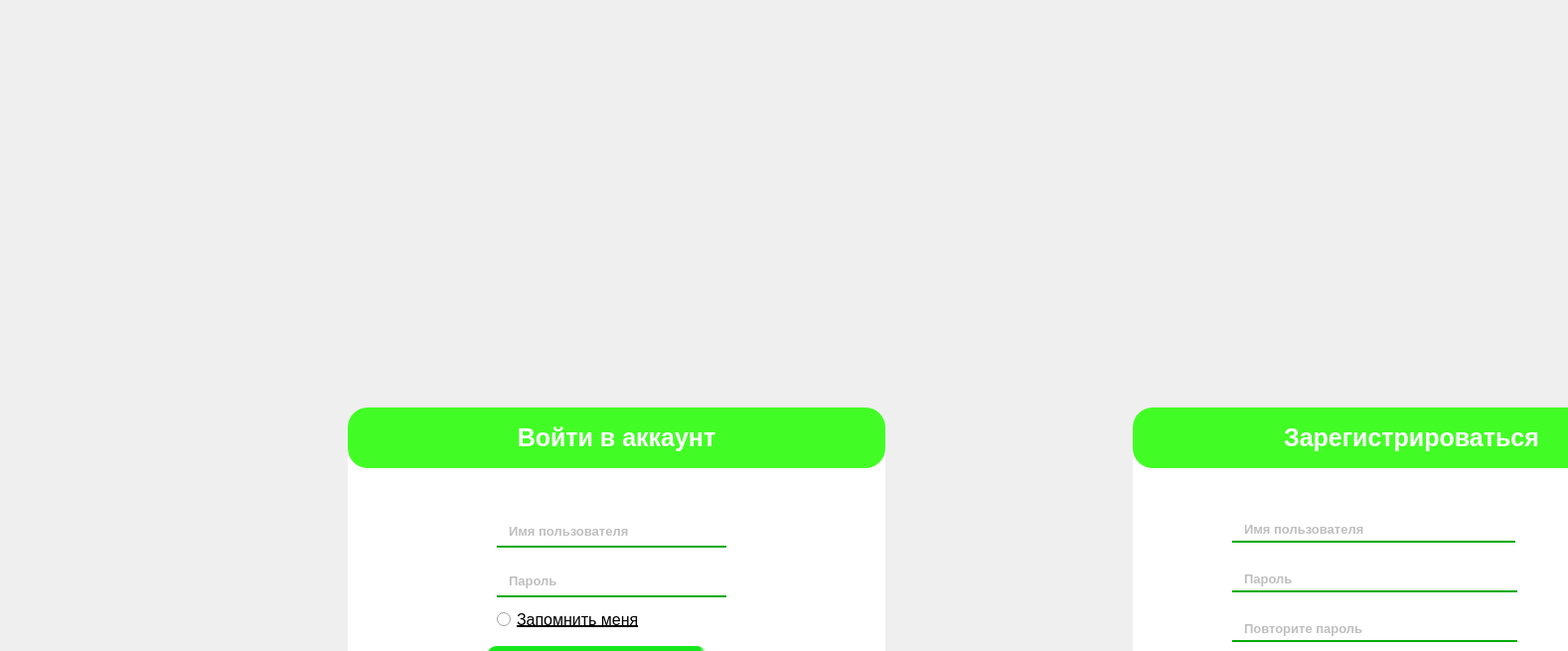
<?xml version="1.0" encoding="UTF-8"?>
<ui version="4.0">
 <class>Login</class>
 <widget class="QWidget" name="Login">
  <property name="geometry">
   <rect>
    <x>0</x>
    <y>0</y>
    <width>1578</width>
    <height>655</height>
   </rect>
  </property>
  <property name="windowTitle">
   <string>Form</string>
  </property>
  <property name="styleSheet">
   <string notr="true"/>
  </property>
  <widget class="QLabel" name="label_3">
   <property name="geometry">
    <rect>
     <x>350</x>
     <y>410</y>
     <width>541</width>
     <height>371</height>
    </rect>
   </property>
   <property name="styleSheet">
    <string notr="true">background-color: white;
border-radius: 22px</string>
   </property>
   <property name="text">
    <string/>
   </property>
  </widget>
  <widget class="QWidget" name="">
   <property name="geometry">
    <rect>
     <x>0</x>
     <y>460</y>
     <width>289</width>
     <height>153</height>
    </rect>
   </property>
   <layout class="QVBoxLayout" name="verticalLayout_2">
    <item>
     <layout class="QVBoxLayout" name="verticalLayout_3"/>
    </item>
   </layout>
  </widget>
  <widget class="QLabel" name="label">
   <property name="geometry">
    <rect>
     <x>350</x>
     <y>410</y>
     <width>541</width>
     <height>61</height>
    </rect>
   </property>
   <property name="styleSheet">
    <string notr="true">background-color: rgb(66, 253, 37);
border-radius: 20px;</string>
   </property>
   <property name="text">
    <string/>
   </property>
  </widget>
  <widget class="QRadioButton" name="aut">
   <property name="geometry">
    <rect>
     <x>500</x>
     <y>610</y>
     <width>161</width>
     <height>26</height>
    </rect>
   </property>
   <property name="layoutDirection">
    <enum>Qt::LeftToRight</enum>
   </property>
   <property name="styleSheet">
    <string notr="true">QRadioButton {
	font-size: 16px;
	color: black;
	text-decoration: underline;
}</string>
   </property>
   <property name="text">
    <string>Запомнить меня</string>
   </property>
  </widget>
  <widget class="QLabel" name="label_5">
   <property name="geometry">
    <rect>
     <x>510</x>
     <y>420</y>
     <width>221</width>
     <height>41</height>
    </rect>
   </property>
   <property name="styleSheet">
    <string notr="true">font-size: 25px;
font: bold;
color: white;</string>
   </property>
   <property name="text">
    <string>Войти в аккаунт</string>
   </property>
   <property name="alignment">
    <set>Qt::AlignCenter</set>
   </property>
  </widget>
  <widget class="QLineEdit" name="logName">
   <property name="geometry">
    <rect>
     <x>500</x>
     <y>520</y>
     <width>231</width>
     <height>31</height>
    </rect>
   </property>
   <property name="font">
    <font>
     <pointsize>10</pointsize>
     <bold>true</bold>
    </font>
   </property>
   <property name="styleSheet">
    <string notr="true">QLineEdit {
	color: grey;
	border: 0px;
	border-bottom: 2px solid rgb(0, 170, 0);
	padding-left: 10px;	
	
}</string>
   </property>
   <property name="text">
    <string/>
   </property>
   <property name="placeholderText">
    <string>Имя пользователя</string>
   </property>
  </widget>
  <widget class="QLineEdit" name="logPswd">
   <property name="geometry">
    <rect>
     <x>500</x>
     <y>570</y>
     <width>231</width>
     <height>31</height>
    </rect>
   </property>
   <property name="font">
    <font>
     <pointsize>10</pointsize>
     <bold>true</bold>
    </font>
   </property>
   <property name="styleSheet">
    <string notr="true">QLineEdit {
	color: grey;	
	border: 0px;
	border-bottom: 2px solid rgb(0, 170, 0);
	padding-left: 10px;	
	
}</string>
   </property>
   <property name="text">
    <string/>
   </property>
   <property name="placeholderText">
    <string>Пароль</string>
   </property>
  </widget>
  <widget class="QPushButton" name="logButton">
   <property name="geometry">
    <rect>
     <x>490</x>
     <y>650</y>
     <width>221</width>
     <height>31</height>
    </rect>
   </property>
   <property name="font">
    <font>
     <pointsize>-1</pointsize>
     <italic>false</italic>
     <bold>true</bold>
    </font>
   </property>
   <property name="styleSheet">
    <string notr="true">QPushButton {
	background-color: qlineargradient(spread:pad, x1:0.970308, y1:1, x2:1, y2:1, stop:0 rgba(22, 231, 29, 255), stop:1 rgba(255, 255, 255, 255));
	font-size: 20px;
	color: white;
	border-radius: 10px;
}</string>
   </property>
   <property name="text">
    <string>Войти</string>
   </property>
  </widget>
  <widget class="QPushButton" name="guestButton">
   <property name="geometry">
    <rect>
     <x>490</x>
     <y>700</y>
     <width>221</width>
     <height>31</height>
    </rect>
   </property>
   <property name="font">
    <font>
     <pointsize>-1</pointsize>
     <bold>true</bold>
    </font>
   </property>
   <property name="styleSheet">
    <string notr="true">QPushButton {
	background-color: qlineargradient(spread:pad, x1:0.970308, y1:1, x2:1, y2:1, stop:0 rgba(22, 231, 29, 255), stop:1 rgba(255, 255, 255, 255));
	font-size: 20px;
	color: white;
	border-radius: 10px;
}</string>
   </property>
   <property name="text">
    <string>Играть за гостя</string>
   </property>
  </widget>
  <widget class="QLabel" name="label_2">
   <property name="geometry">
    <rect>
     <x>1140</x>
     <y>410</y>
     <width>541</width>
     <height>371</height>
    </rect>
   </property>
   <property name="styleSheet">
    <string notr="true">background-color: white;
border-radius: 22px</string>
   </property>
   <property name="text">
    <string/>
   </property>
  </widget>
  <widget class="QLabel" name="label_4">
   <property name="geometry">
    <rect>
     <x>1140</x>
     <y>410</y>
     <width>541</width>
     <height>61</height>
    </rect>
   </property>
   <property name="styleSheet">
    <string notr="true">background-color: rgb(66, 253, 37);
border-radius: 20px;</string>
   </property>
   <property name="text">
    <string/>
   </property>
  </widget>
  <widget class="QLabel" name="label_6">
   <property name="geometry">
    <rect>
     <x>1270</x>
     <y>420</y>
     <width>301</width>
     <height>41</height>
    </rect>
   </property>
   <property name="styleSheet">
    <string notr="true">font-size: 25px;
font: bold;
color: white;</string>
   </property>
   <property name="text">
    <string>Зарегистрироваться</string>
   </property>
   <property name="alignment">
    <set>Qt::AlignCenter</set>
   </property>
  </widget>
  <widget class="QLineEdit" name="regPswd1">
   <property name="geometry">
    <rect>
     <x>1240</x>
     <y>570</y>
     <width>287</width>
     <height>26</height>
    </rect>
   </property>
   <property name="font">
    <font>
     <pointsize>10</pointsize>
     <bold>true</bold>
    </font>
   </property>
   <property name="styleSheet">
    <string notr="true">QLineEdit {
	color: grey;
	border: 0px;
	border-bottom: 2px solid rgb(0, 170, 0);
	padding-left: 10px;	
	
}</string>
   </property>
   <property name="placeholderText">
    <string>Пароль</string>
   </property>
  </widget>
  <widget class="QLineEdit" name="regName">
   <property name="geometry">
    <rect>
     <x>1240</x>
     <y>520</y>
     <width>285</width>
     <height>26</height>
    </rect>
   </property>
   <property name="font">
    <font>
     <pointsize>10</pointsize>
     <bold>true</bold>
    </font>
   </property>
   <property name="styleSheet">
    <string notr="true">QLineEdit {
	color: grey;
	border: 0px;
	border-bottom: 2px solid rgb(0, 170, 0);
	padding-left: 10px;	
	
}</string>
   </property>
   <property name="text">
    <string/>
   </property>
   <property name="placeholderText">
    <string>Имя пользователя</string>
   </property>
  </widget>
  <widget class="QLineEdit" name="regPswd2">
   <property name="geometry">
    <rect>
     <x>1240</x>
     <y>620</y>
     <width>287</width>
     <height>26</height>
    </rect>
   </property>
   <property name="font">
    <font>
     <pointsize>10</pointsize>
     <bold>true</bold>
    </font>
   </property>
   <property name="styleSheet">
    <string notr="true">QLineEdit {
	color: grey;
	border: 0px;
	border-bottom: 2px solid rgb(0, 170, 0);
	padding-left: 10px;	
	
}</string>
   </property>
   <property name="placeholderText">
    <string>Повторите пароль</string>
   </property>
  </widget>
  <widget class="QPushButton" name="regButton">
   <property name="geometry">
    <rect>
     <x>1240</x>
     <y>670</y>
     <width>285</width>
     <height>29</height>
    </rect>
   </property>
   <property name="font">
    <font>
     <pointsize>-1</pointsize>
     <bold>true</bold>
    </font>
   </property>
   <property name="styleSheet">
    <string notr="true">QPushButton {
	background-color: qlineargradient(spread:pad, x1:0.970308, y1:1, x2:1, y2:1, stop:0 rgba(22, 231, 29, 255), stop:1 rgba(255, 255, 255, 255));
	font-size: 20px;
	color: white;
	border-radius: 10px;
}</string>
   </property>
   <property name="text">
    <string>Зарегистрироваться</string>
   </property>
  </widget>
 </widget>
 <resources/>
 <connections/>
</ui>
